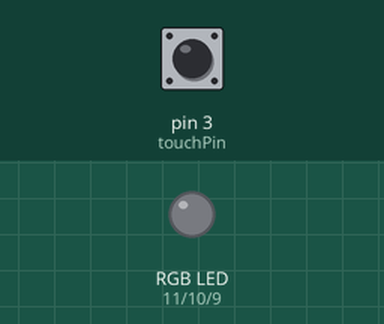
The sketch below on a simulated Arduino Uno, built with avr-gcc and run on an emulated ATmega328P. Shown: an RGB LED mixed from three pins (HIGH = lit). Inputs (shaded band) come from the test bench; at power-on: pin 3 (touchPin) LOW.

Above: at 1.2 s.
1.3 s: pin 3 (touchPin) pulled HIGH for 1 s
At 2.9 s:
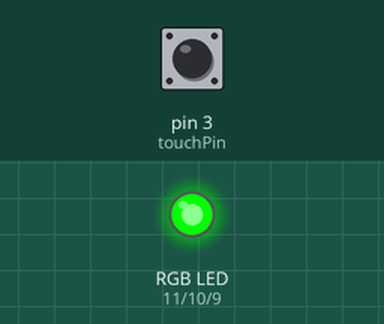
3.8 s: pin 3 (touchPin) pulled HIGH for 0.15 s
At 4.8 s:
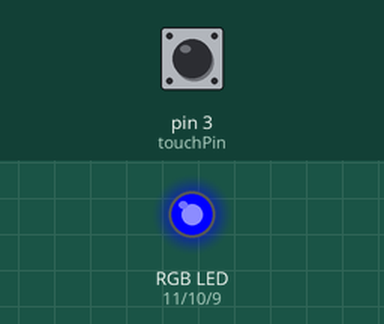
5.4 s: pin 3 (touchPin) pulled HIGH for 3.2 s
At 9.5 s:
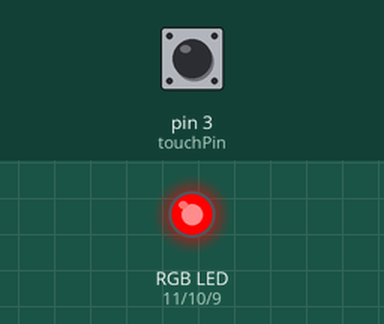
Timing chart, 0 to 11.0 s (numbered marks = the images above; inputs shaded):
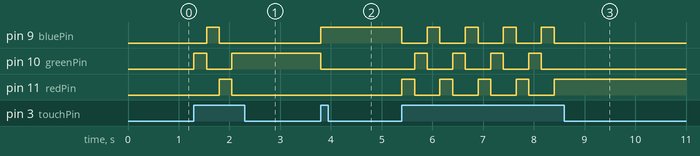

The sketch:

metal_touch_sensor.ino
```cpp
// Definition of pins for RGB LEDs
const int redPin = 11;
const int greenPin = 10;
const int bluePin = 9; // Using pin 9 instead of 13 for blue
const int touchPin = 3;
// Color states for the RGB LED
enum ColorState { RED, GREEN, BLUE };
ColorState currentColor = RED; // Setting the initial color

void setup() {
  pinMode(redPin, OUTPUT);
  pinMode(greenPin, OUTPUT);
  pinMode(bluePin, OUTPUT);
  pinMode(touchPin, INPUT);
}

void loop() {
  int touchState = digitalRead(touchPin);

  if (touchState == HIGH) {
    // If the touch sensor is activated, change the color
    changeColor();
    delay(250); // Add a delay to avoid rapid color changes with a single touch
  }
}

void changeColor() {
  // Modify the current color state based on the next color
  switch (currentColor) {
    case RED:
      analogWrite(redPin, 0);
      analogWrite(greenPin, 255);
      analogWrite(bluePin, 0);
      currentColor = GREEN;
      break;
    case GREEN:
      analogWrite(redPin, 0);
      analogWrite(greenPin, 0);
      analogWrite(bluePin, 255);
      currentColor = BLUE;
      break;
    case BLUE:
      analogWrite(redPin, 255);
      analogWrite(greenPin, 0);
      analogWrite(bluePin, 0);
      currentColor = RED;
      break;
    default:
      break;
  }
}
```

Measured:
- after the input at 1.3 s, pin 9 (bluePin): LOW → HIGH after 0.25 s, → LOW 0.25 s later; pin 10 (greenPin): LOW → HIGH at once, → LOW 0.25 s later, → HIGH 0.50 s later; pin 11 (redPin): LOW → HIGH after 0.50 s, → LOW 0.25 s later
- after the input at 3.8 s, pin 9 (bluePin): LOW → HIGH at once; pin 10 (greenPin): HIGH → LOW at once
- after the input at 5.4 s, pin 9 (bluePin): alternates HIGH for 0.25 s and LOW for 0.50 s, 9 changes in all, then stays LOW, starting at once; pin 10 (greenPin): alternates HIGH for 0.25 s and LOW for 0.50 s, 8 changes in all, then stays LOW, starting after 0.25 s
